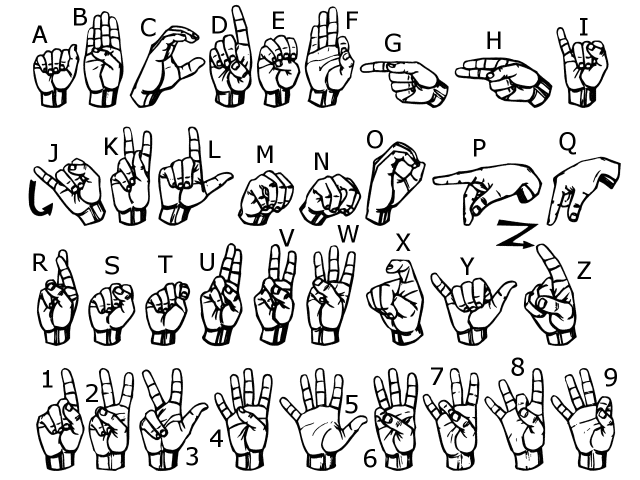
#> input picture images_abc1280x960.png, 1280 x 960 px, given in place of the camera (shown at 1/2 size)
$ jupyter execute --allow-errors 'hand segmentation2.ipynb'   (shell and % lines are left out)
#> lines starting #> are read from the running program, lines starting #| are printed output that depends on the picture; after the words box and inside, x2 and y2 are one past the last pixel; in counts of white or black regions, pixels touching at a corner belong together
#> further down, rgb_frame is the input picture: shape (960, 1280, 3); min 0, max 255, mean 217.7
#> `rgb_frame = cv2.GaussianBlur(rgb_frame ,(7,7),cv2.BORDER_DEFAULT)`:
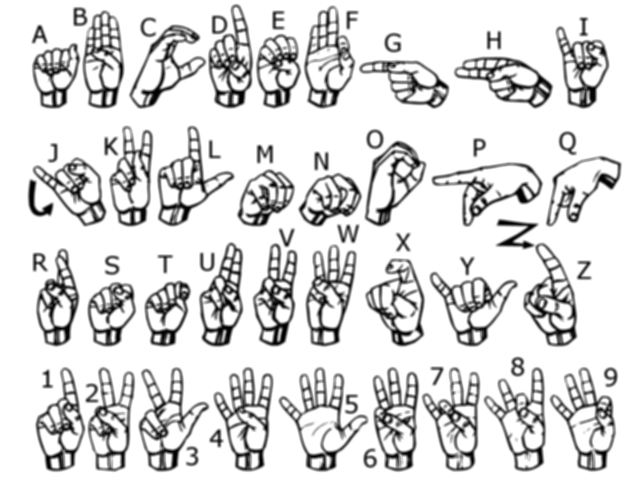
#> rgb_frame: shape (960, 1280, 3) (shown at 1/2 size); min 0, max 255, mean 217.7
#> `fgmask = fgbg.apply(rgb_frame)`:
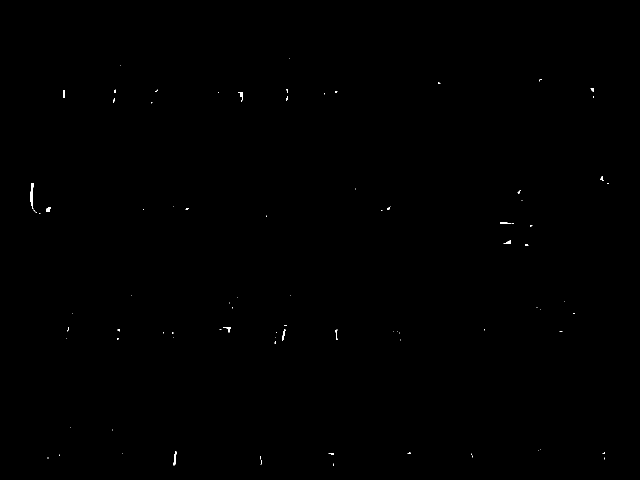
#> fgmask: shape (960, 1280) (shown at 1/2 size); values 127 (black) and 255 (white), 0.1% white; 85 white regions (73 under 20 px), largest, box (x1, y1, x2, y2) and area: (61, 366, 67, 418) 186, (347, 903, 353, 931) 88, (92, 414, 101, 424) 68
#> `hsv_frame = cv2.cvtColor(rgb_frame, cv2.COLOR_BGR2HSV)`: hsv_frame: shape (960, 1280, 3); mean H, S, V 0, 0, 217.7
#> `ycbcr_frame = cv2.cvtColor(rgb_frame, cv2.COLOR_BGR2YCR_CB)`: ycbcr_frame: shape (960, 1280, 3); mean of channels 0, 1, 2 217.7, 128, 128
[cell 1]
import cv2
import numpy as np
import skimage.io as io
from skimage.feature import canny
import matplotlib.pyplot as plt
from skimage.color import rgb2gray , rgb2hsv
from skimage.morphology import binary_erosion, binary_dilation, binary_closing,skeletonize, thin
from skimage.measure import find_contours
from skimage.draw import rectangle
from skimage.filters import threshold_otsu, threshold_mean, threshold_li, threshold_isodata, threshold_niblack , median
from skimage.morphology import binary_erosion, binary_dilation, binary_closing,skeletonize, thin , disk
from skimage.segmentation import flood, flood_fill

[cell 2]
def Gamma_Correction(img , c , gamma):
    img2 = np.copy(img)
    img2 = c*np.power(img , gamma)
    return img2

def erosion(img , n,m):
    img2 = np.copy(img)
    for i in range(int(n/2) , img.shape[1]-1-int(n/2) ):
        for j in range(int(m/2) , img.shape[0]-1-int(m/2) ):
            img2[j,i] = np.sum(img[j-int((m)/2) : j+int((m)/2) + n%2 , i-int((n)/2) : i+int((n)/2) + n%2 ])==n*n
    return img2

def dilation(img , n,m):
    img2 = np.copy(img)
    for i in range(int(n/2) , img.shape[1]-1-int(n/2) ):
        for j in range(int(m/2) , img.shape[0]-1-int(m/2) ):
            img2[j,i] = np.sum(img[j-int((m)/2) : j+int((m)/2) + n%2 , i-int((n)/2) : i+int((n)/2) + n%2 ])>=1
    return img2

def Median(img , n , m):
    img2 = np.copy(img)
    filt = np.ones((n,m))
    for i in range(int(n/2) , img.shape[1]-int(np.ceil(n/2))):
        for j in range(int(m/2) , img.shape[0]-int(np.ceil(m/2))):
            img2[j,i] = np.median(img[j-int(m/2) : j+int(m/2)+1 , i-int(n/2) : i+int(n/2)+1 ])
    return img2

[cell 3]
def multi_color_space_model(rgba_frame , hsv_frame , ycbcr_frame):

    # Extracting the blue, red, green and alpha channels

    B = rgba_frame[:,:,0]
    G = rgba_frame[:,:,1]
    R = rgba_frame[:,:,2]
    A = rgba_frame[:,:,3]

    #Extracting the Hue, Saturation and vue channels

    H = hsv_frame[:,:,0]
    S = hsv_frame[:,:,1]
    V = hsv_frame[:,:,2]

    # Extracting the Y, Cr and Cb channels

    Y = ycbcr_frame[:,:,0]
    Cr = ycbcr_frame[:,:,1]
    Cb = ycbcr_frame[:,:,2]

    #     Applying  Thresholding using Log-Chromaticity color space
    n_r = np.ma.divide(R, G)
    n_b = np.ma.divide(B, G)
    log_rg = np.ma.log( n_r )
    log_bg = np.ma.log( n_b )
    condition_1 = (log_rg>=0.15) & (log_rg<=1.1)
    condition_2 = (log_bg>=-4) & (log_bg<=0.3)
    mask_1 = condition_1 & condition_2

    # Extracting masks based on a combination of RGBA, HSV and YCrCb models for skin detection

    mask_rgb = (R>95)&(G>40)&(B>20)&(R>G)&(R>B)&(abs(R-G)>15)&(A>15)
    mask_Ycbcr = (Cr > 135)&(Cb>85)&(Y>80)&(Cr <= (1.5862*Cb)+20)&(Cr>=(0.3448*Cb)+76.2069)&(Cr >= (-4.5652*Cb)+234.5652)&(
                  Cr <= (-1.15*Cb)+301.75)&(Cr <= (-2.2857*Cb)+432.85)
    mask_hsv = ((0.0 <= H) & (H <= 50.0))&((0.23 <= S/255) & (S/255 <= 0.68))
#     print(mask_hsv)
    mask1 = mask_rgb & mask_Ycbcr
    mask2 = mask_rgb & mask_hsv

    return mask2 | mask1
#     return mask_hsv

[cell 4]
def moving_area():

    frame_number = 0
    ret, rgb_frame = cap.read()
    rgb_frame = cv2.resize(rgb_frame, None, fx=1, fy=1, interpolation=cv2.INTER_AREA)
    gray_frame = rgb2gray(rgb_frame)
    acc_frame = np.zeros((rgb_frame.shape[0] , rgb_frame.shape[1]))

    while (frame_number < 3):
        ret, cur_frame = cap.read()
        cur_frame = cv2.resize(cur_frame, None, fx=1, fy=1, interpolation=cv2.INTER_AREA)
        cur_frame = rgb2gray(cur_frame)
        acc_frame += cur_frame
        frame_number += 1

    acc_frame /= frame_number
    diff_frame = abs(acc_frame-gray_frame)
    moving_region = np.zeros((rgb_frame.shape[0] , rgb_frame.shape[1]))
    moving_region[diff_frame > 0.2] = 1
    one_positions = np.argwhere(moving_region == 1)
    if(len(one_positions) > 0):
        Xmin = min(one_positions[:,0])
        Xmax = max(one_positions[:,0])
        Ymin = min(one_positions[:,1])
        Ymax = max(one_positions[:,1])
        moving_region[Xmin:Xmax , Ymin:Ymax] = 1

    return moving_region

[cell 5]
cap = cv2.VideoCapture(0)

# Check if the webcam is opened correctly
if not cap.isOpened():
    raise IOError("Cannot open webcam")

ok_region = False
old_moving_region = -1

fgbg = cv2.createBackgroundSubtractorMOG2()

#> (the rest of this cell did not finish here and is left out)

#> in moving_area, `acc_frame /= frame_number`: acc_frame: shape (960, 1280) float64; min 0, max 1, mean 0.854
#> in moving_area, `diff_frame = abs(acc_frame-gray_frame)`:
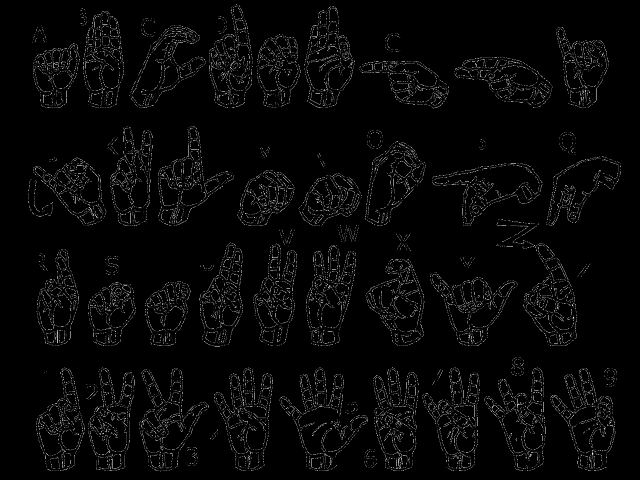
#> diff_frame: shape (960, 1280) float64 (shown at 1/2 size); min 0, max 1.11e-16, mean 3.21e-18; drawn with min black and max white
    #if(np.sum(moving_region) <= 1000):
    #    moving_region = old_moving_region
    #old_moving_region = moving_region

    # the final mask to extract the binary image
    mask = multi_color_space_model(rgba_frame , hsv_frame , ycbcr_frame)
#> in multi_color_space_model, `A = rgba_frame[:,:,3]`: A: shape (960, 1280); every value is 255
#> in multi_color_space_model, `H = hsv_frame[:,:,0]`: H: shape (960, 1280); every value is 0
#> in multi_color_space_model, `Cr = ycbcr_frame[:,:,1]`: Cr: shape (960, 1280); every value is 128
#> in multi_color_space_model, `log_rg = np.ma.log( n_r )`: log_rg: shape (960, 1280) float64; every value is 0
#> in multi_color_space_model, `condition_2 = (log_bg>=-4) & (log_bg<=0.3)`: condition_2: shape (960, 1280) bool; every value is 1

    binary_frame2 = np.zeros((rgb_frame.shape[0] , rgb_frame.shape[1]))
    binary_frame2[mask] = 1

#     for (x,y,w,h) in faces:
#         # To draw a rectangle in a face
#         binary_frame2[y-30:y+h+30 , x:x+w] = 0

    #removing noise
    eroded_frame = binary_erosion(binary_frame2 , np.ones((3,3)))
    dilated_frame = binary_dilation(eroded_frame , np.ones((10,5)))

    binary_frame2 = np.zeros((rgb_frame.shape[0] , rgb_frame.shape[1]))
    binary_frame2[dilated_frame] = 1

    binary_frame2 = median(binary_frame2 , disk(1) )

    contours, hierarchy = cv2.findContours(binary_frame2, cv2.RETR_TREE, cv2.CHAIN_APPROX_NONE)
    bounding_boxes = list()
    mask_face = np.zeros((rgb_frame.shape[0] , rgb_frame.shape[1]))
    for contour in contours:
        x,y,w,h = cv2.boundingRect(contour)
        print(x,y,w,h)
        if( ( (float(w)/h <= 0.9 and float(h)/w >= 1.3) or (float(h)/w <= 0.5 and float(w)/h >= 1.3 ) )):
            mask_face[y:y+h , x:x+w] = 1
            cv2.drawContours(rgb_frame, contour, -1, (0, 255, 0), 3)

    #cv2.imshow('binary canny detection', final_frame)
#     cv2.imshow('canny detection', cannyImg )

    frame_with_hand_only = np.zeros((rgb_frame.shape[0] , rgb_frame.shape[1]))
    frame_with_hand_only[(binary_frame2>=1) & (mask_face>=1) &(fgmask>=1) ] = 1

    cv2.imshow('Input', rgb_frame)
    cv2.imshow('Output1', binary_frame2)
    cv2.imshow('mask_face', mask_face)
    cv2.imshow('Final Output', frame_with_hand_only)
    #cv2.imshow('moving region',moving_region)


    c = cv2.waitKey(1)
    if c == 27:
        break

cap.release()
cv2.destroyAllWindows()

$ run again, on signs.jpg
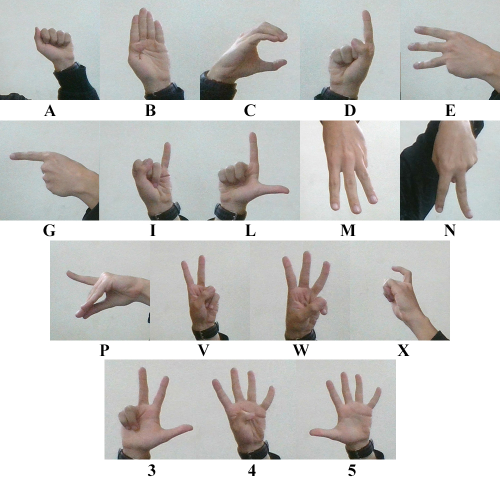
#> input picture signs.jpg, 1000 x 961 px, given in place of the camera (shown at 1/2 size)
#> rgb_frame is the input picture: shape (961, 1000, 3); mean B, G, R 196.3, 198.7, 199.5
#> fgmask: shape (961, 1000); every value is 127
#> hsv_frame: shape (961, 1000, 3); mean H, S, V 41.4, 15.2, 202.6
#> ycbcr_frame: shape (961, 1000, 3); mean of channels 0, 1, 2 198.7, 128.6, 126.7
#> acc_frame: shape (961, 1000) float64; min 0, max 1, mean 0.777
#> A: shape (961, 1000); every value is 255
#> in multi_color_space_model, `condition_1 = (log_rg>=0.15) & (log_rg<=1.1)`:
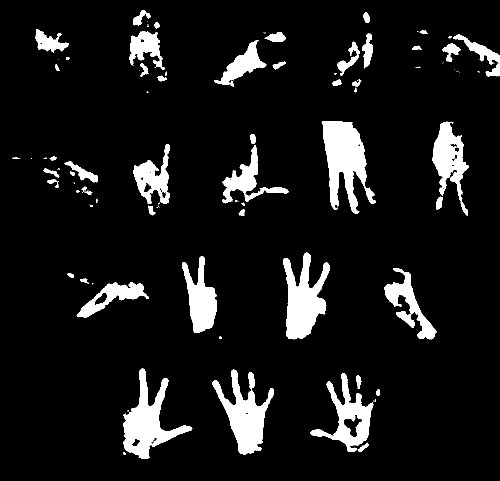
#> condition_1: shape (961, 1000) bool (shown at 1/2 size); 9.1% white; 114 white regions (55 under 20 px), largest, box (x1, y1, x2, y2) and area: (643, 242, 752, 427) 10295, (246, 737, 385, 917) 8896, (567, 505, 659, 679) 8699
#> condition_2: shape (961, 1000) bool; every value is 1
#> mask_rgb: shape (961, 1000) bool; 12.6% white; 48 white regions (19 under 20 px), largest, box (x1, y1, x2, y2) and area: (642, 241, 756, 429) 12614, (240, 736, 386, 918) 10271, (423, 738, 550, 903) 9041
#> mask_Ycbcr: shape (961, 1000) bool; 13.4% white; 42 white regions (12 under 20 px), largest, box (x1, y1, x2, y2) and area: (642, 240, 756, 429) 12896, (240, 736, 386, 919) 10532, (866, 241, 953, 436) 9501
#> mask_hsv: shape (961, 1000) bool; 7.1% white; 117 white regions (51 under 20 px), largest, box (x1, y1, x2, y2) and area: (643, 242, 740, 426) 8120, (567, 507, 655, 679) 7887, (443, 741, 534, 913) 6192
#> mask1: shape (961, 1000) bool; 12.5% white; 50 white regions (20 under 20 px), largest, box (x1, y1, x2, y2) and area: (642, 241, 756, 429) 12611, (240, 736, 386, 918) 10153, (423, 738, 550, 903) 8967
#> in multi_color_space_model, `mask2 = mask_rgb & mask_hsv`:
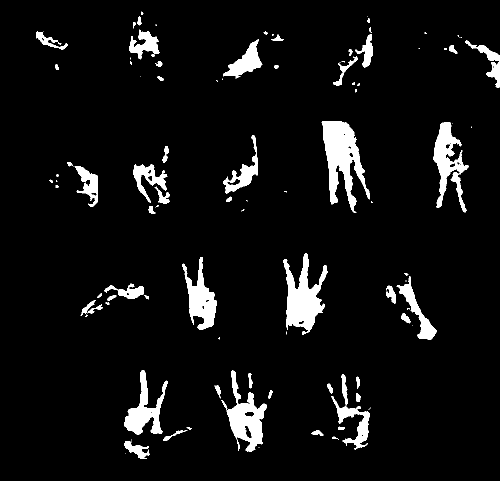
#> mask2: shape (961, 1000) bool (shown at 1/2 size); 6.1% white; 114 white regions (50 under 20 px), largest, box (x1, y1, x2, y2) and area: (643, 242, 740, 426) 8120, (567, 507, 655, 670) 6739, (443, 741, 534, 903) 5405
